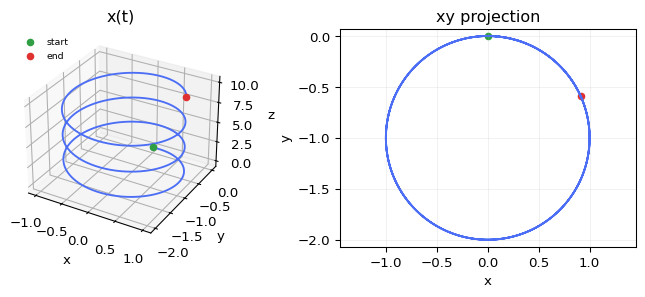
#> input picture coding_world_benchmark/web/.logs/lorentz_check.png, 645 x 297 px
$ python -i physics_script.py   (imports and definitions only)
#> lines starting #> are read from the running program, lines starting #| are printed output that depends on the picture
"""Program-shaped physics: declare a field, state the equation, draw the path.

    vector: B = (0, 0, Bz)
    lorentz: F exists
    calc(m d^2 x / dt^2 = lorentz(B))
    draw(x)

The interesting part of this language is not that it integrates an ODE.  It is
what it does with ``Bz``.

``Bz`` is written and never given a value, which makes it the same shape of
problem as 「フガ率」 in the dialogue layers: a symbol the person used whose
meaning the system does not have.  The rule those layers arrived at applies
unchanged -- **do not execute on an unresolved symbol** -- so the script stops,
names what is missing, and offers the lines that would bind it.  Guessing
``Bz = 1`` would draw a confident picture of a world nobody described.

Which leads to the one distinction worth stating plainly, because it is the only
place a value appears that nobody typed:

* **A symbol the person introduced has no default.**  ``Bz``, and the mass in
  their own equation, must be given values.
* **A symbol the system introduced does.**  The charge ``q`` belongs to the
  Lorentz law rather than to their text, and the initial position, velocity and
  time span are how the picture gets drawn rather than part of the physics they
  stated.  Those take defaults, and every one of them is listed in the output as
  supplied.

Everything else follows the rules the rest of the project already runs on.
Nothing is evaluated -- expressions are parsed and walked against a closed table
(:mod:`math_expression`).  A script that is not wholly readable is wholly not
run, which is L8.18's execution gate again.  An unknown keyword is refused by
name, with the nearest known one offered, rather than guessed at.

**Limits, stated rather than discovered.**  Fields are uniform: each component
must evaluate to a number, so ``B`` may not depend on position or time.  The
motion is non-relativistic.  The integrator is fixed-step RK4, and it is checked
against the closed-form cyclotron solution rather than trusted --
``analytic_error`` reports that comparison and the tests hold it to a bound.
"""
from __future__ import annotations

import base64
import difflib
import io
import math
import re
from dataclasses import dataclass, field

from .math_expression import MathError, evaluate, format_number, free_names

KINDS = ("scalar", "vector", "time", "lorentz")
LAWS = ("lorentz",)

#: Defaults the *system* brings, never the person. Every one is disclosed in the
#: output; see the module docstring for why these and not others.
SUPPLIED = {
    "q": 1.0,
    "x0": (0.0, 0.0, 0.0),
    "v0": (1.0, 0.0, 0.5),
    "t": (0.0, 20.0, 2000),
}

MAX_STEPS = 200_000


class PhysicsError(ValueError):
    def __init__(self, message: str, line: int = 0):
        super().__init__(message)
        self.line = line

    def __str__(self) -> str:
        return (f"{self.args[0]}（{self.line} 行目）" if self.line
                else str(self.args[0]))


def _suggest(word: str, known) -> str:
    close = difflib.get_close_matches(word, list(known), n=1, cutoff=0.6)
    return f"（`{close[0]}` のことですか？）" if close else ""


# --------------------------------------------------------------------------
# statements
# --------------------------------------------------------------------------

@dataclass(frozen=True)
class Statement:
    kind: str  # scalar | vector | time | law | calc | draw
    name: str
    body: str
    line: int
    source: str


_DECLARATION = re.compile(r"^(?P<kind>[A-Za-z_]\w*)\s*:\s*(?P<body>.+)$")
_ASSIGNMENT = re.compile(r"^(?P<name>[A-Za-z_]\w*)\s*=\s*(?P<body>.+)$")
_CALLABLE = re.compile(r"^(?P<name>[A-Za-z_]\w*)\s*\((?P<body>.*)\)$", re.DOTALL)
_TUPLE = re.compile(r"^\((?P<body>.*)\)$", re.DOTALL)
_EXISTS = re.compile(r"^(?P<symbol>[A-Za-z_]\w*)\s+exists?$", re.IGNORECASE)
#: ``m d^2 x / dt^2`` and ``md^2x/dt^2`` and ``m * d^2 x / dt^2``.
_SECOND_DERIVATIVE = re.compile(
    r"^(?P<mass>[A-Za-z_]\w*)?\s*\*?\s*d\s*\^?\s*2\s*(?P<var>[A-Za-z_]\w*)"
    r"\s*/\s*d\s*(?P<time>[A-Za-z_]\w*)\s*\^?\s*2\s*$")


def parse(source: str) -> tuple[Statement, ...]:
    """Read every line, or refuse the whole script.

    Refusing the whole thing is the point: a script is never partly run because
    its last line was misspelled.
    """
    text = source.strip()
    if text.startswith("```"):
        lines = text.splitlines()
        text = "\n".join(lines[1:-1] if lines[-1].strip().startswith("```")
                         else lines[1:])
    found: list[Statement] = []
    for number, raw in enumerate(text.splitlines(), start=1):
        line = raw.split("#", 1)[0].strip()
        if not line:
            continue
        call = _CALLABLE.match(line)
        if call and call.group("name") in ("calc", "draw"):
            found.append(Statement(call.group("name"), "", call.group("body").strip(),
                                   number, line))
            continue
        declaration = _DECLARATION.match(line)
        if declaration and not call:
            kind = declaration.group("kind").lower()
            body = declaration.group("body").strip()
            if kind in LAWS:
                if not _EXISTS.match(body):
                    raise PhysicsError(
                        f"`{kind}:` の後は `F exists` の形だけです"
                        f"{_suggest(body.split()[-1] if body.split() else '', ('exists',))}",
                        number)
                found.append(Statement("law", kind, body, number, line))
                continue
            if kind not in KINDS:
                raise PhysicsError(
                    f"`{kind}:` は使えません{_suggest(kind, KINDS)}"
                    f"（使えるのは {'、'.join(KINDS)}）", number)
            assignment = _ASSIGNMENT.match(body)
            if assignment is None:
                raise PhysicsError(f"`{kind}:` の後は `名前 = 値` の形です", number)
            found.append(Statement(kind, assignment.group("name"),
                                   assignment.group("body").strip(), number, line))
            continue
        if call:
            raise PhysicsError(
                f"`{call.group('name')}(...)` は使えません"
                f"{_suggest(call.group('name'), ('calc', 'draw'))}", number)
        assignment = _ASSIGNMENT.match(line)
        if assignment:
            found.append(Statement("scalar", assignment.group("name"),
                                   assignment.group("body").strip(), number, line))
            continue
        head = line.split()[0] if line.split() else line
        raise PhysicsError(
            f"読めない行です{_suggest(head.rstrip(':'), KINDS + ('calc', 'draw'))}",
            number)
    if not found:
        raise PhysicsError("実行できる行がありません")
    return tuple(found)


# --------------------------------------------------------------------------
# the model a script builds
# --------------------------------------------------------------------------

@dataclass(frozen=True)
class Equation:
    mass: str
    variable: str
    time: str
    law: str
    arguments: tuple[str, ...]
    line: int


@dataclass
class Model:
    scalars: dict = field(default_factory=dict)
    vectors: dict = field(default_factory=dict)   # name -> (expr, expr, expr)
    laws: set = field(default_factory=set)
    span: tuple | None = None
    equation: Equation | None = None
    supplied: dict = field(default_factory=dict)

    def components(self, name: str) -> tuple[float, float, float]:
        return tuple(evaluate(part, self.scalars)
                     for part in self.vectors[name])  # type: ignore[return-value]


# [105 lines left out: functions _tuple_parts, build, _equation, missing, resolve, not called in this run]


# --------------------------------------------------------------------------
# solving
# --------------------------------------------------------------------------

@dataclass(frozen=True)
class Solution:
    variable: str
    times: list
    positions: list   # list of (x, y, z)
    velocities: list
    omega: float | None
    analytic_error: float | None


# [156 lines left out: functions _cross, solve, analytic_error, figure, looks_like_physics, _needs_report, not called in this run]


def run(source: str) -> dict:
    """Parse the whole script, resolve it, and only then solve and draw."""
    try:
        statements = parse(source)
        model = build(statements)
    except (PhysicsError, MathError) as error:
        return {"ok": False, "error": str(error), "needs": [], "supplied": {},
                "results": [], "figures": [],
                "output": f"**実行しませんでした**: {error}"}

    wanted = missing(model)
    if wanted:
        return {"ok": False, "error": None, "needs": wanted, "supplied": {},
                "results": [], "figures": [], "output": _needs_report(model, wanted)}

    results: list[dict] = []
    figures: list[dict] = []
    try:
        model = resolve(model)
        solution = None
        for statement in statements:
            if statement.kind == "calc" and "=" not in statement.body:
                value = evaluate(statement.body, model.scalars)
                results.append({"line": statement.line, "source": statement.source,
                                "detail": f"{statement.body} = {format_number(value)}"})
            elif statement.kind == "calc":
                solution = solve(model)
                detail = (f"{solution.variable}(t) を {len(solution.times)} 点で解きました"
                          f"（t = {model.span[0]} … {model.span[1]}）")
                if solution.omega is not None:
                    detail += f"、サイクロトロン角振動数 ω = {format_number(solution.omega)}"
                results.append({"line": statement.line, "source": statement.source,
                                "detail": detail})
            elif statement.kind == "draw":
                name = statement.body.strip()
                if solution is None:
                    raise PhysicsError("先に `calc(...)` で解いてください", statement.line)
                if name != solution.variable:
                    raise PhysicsError(
                        f"`{name}` は解かれていません"
                        f"（解いたのは `{solution.variable}`）", statement.line)
                uri = figure(solution, f"{name}(t)")
                figures.append({"name": name, "title": f"{name}(t)", "data_uri": uri})
                results.append({"line": statement.line, "source": statement.source,
                                "detail": "軌跡を描きました"})
    except (PhysicsError, MathError) as error:
        return {"ok": False, "error": str(error), "needs": [],
                "supplied": model.supplied, "results": results, "figures": [],
                "output": f"**途中で止めました**: {error}"}

    lines = ["**スクリプトを実行しました**", "",
             "| 行 | 文 | 結果 |", "| --- | --- | --- |"]
    for item in results:
        lines.append(f"| {item['line']} | `{item['source']}` | {item['detail']} |")
    if model.supplied:
        lines += ["", "**こちらで補った値**（書かれていなかったもの）", "",
                  "| 記号 | 値 | 理由 |", "| --- | --- | --- |"]
        reasons = {"q": "ローレンツ力の電荷。式ではなく法則の側の量",
                   "t": "描画のための時間範囲（開始, 終了, 点数）",
                   "x0": "初期位置", "v0": "初速度"}
        for name, value in model.supplied.items():
            lines.append(f"| `{name}` | {value} | {reasons.get(name, '既定値')} |")
    if solution is not None and solution.analytic_error is not None:
        lines += ["", f"解析解（らせん）との最大ずれ: "
                      f"**{solution.analytic_error:.3e}**"
                      "（ソルバを自分自身とだけ比べても検証にならないので出しています）"]
    for item in figures:
        lines += ["", f"![{item['title']}]({item['data_uri']})"]
    return {"ok": True, "error": None, "needs": [], "supplied": model.supplied,
            "results": results, "figures": figures, "output": "\n".join(lines)}

>>> import cv2
>>> picture = cv2.imread('web/.logs/lorentz_check.png', cv2.IMREAD_GRAYSCALE)
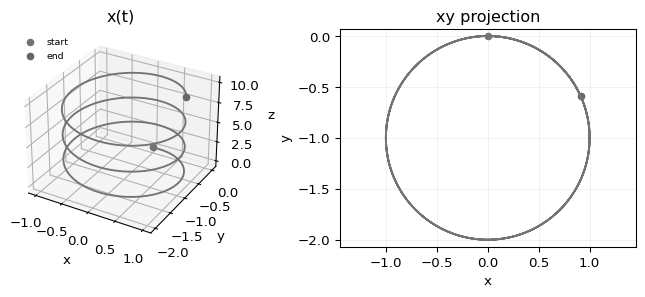
#> picture: shape (297, 645); min 0, max 255, mean 245.1
#> (the run stopped early here; a loop or call above may not have finished)
